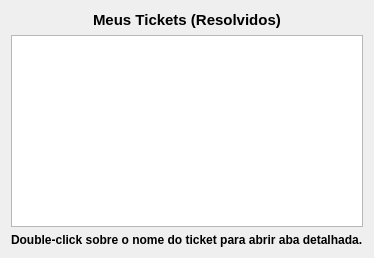
           <widget class="QWidget" name="page_3">
            <layout class="QGridLayout" name="gridLayout_48">
             <item row="1" column="0">
              <layout class="QGridLayout" name="gridLayout_47">
               <item row="0" column="0">
                <widget class="QTableWidget" name="table_resolvidos"/>
               </item>
               <item row="1" column="0" alignment="Qt::AlignHCenter|Qt::AlignVCenter">
                <widget class="QLabel" name="label_46">
                 <property name="styleSheet">
                  <string notr="true">font-weight: bold;</string>
                 </property>
                 <property name="text">
                  <string>Double-click sobre o nome do ticket para abrir aba detalhada.</string>
                 </property>
                </widget>
               </item>
              </layout>
             </item>
             <item row="0" column="0">
              <layout class="QGridLayout" name="gridLayout_49">
               <item row="0" column="0" alignment="Qt::AlignHCenter|Qt::AlignTop">
                <widget class="QLabel" name="label_11">
                 <property name="styleSheet">
                  <string notr="true">font-weight:bold;
font-size:15px;</string>
                 </property>
                 <property name="text">
                  <string>Meus Tickets (Resolvidos)</string>
                 </property>
                </widget>
               </item>
              </layout>
             </item>
            </layout>
           </widget>
